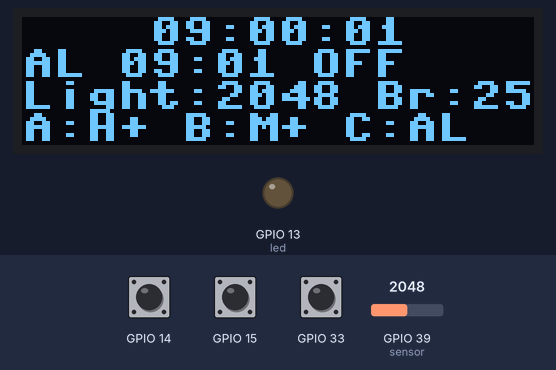
Simulated run of this program. Board: ESP32 board running MicroPython. On the bench: 128×32 one-colour display, output pins drawn as LEDs (lit = HIGH). The test bench sets the inputs (shaded band); at power-on: GPIO 14 HIGH, GPIO 39 (sensor) = 2048, GPIO 15 HIGH, GPIO 33 HIGH (analog values on the 0–4095 scale). The clock reads 2024-03-15 10:24:30 at power-on unless the program sets it; what the program prints to the serial console is not drawn.

Above: at 1.2 s.
1.3 s: GPIO 14 pulled LOW for 0.15 s
At 2.8 s:
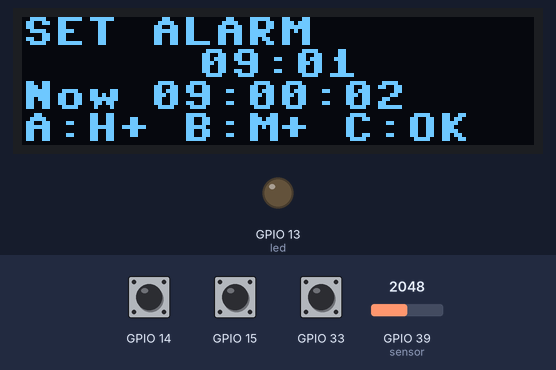
4.4 s: GPIO 14 pulled LOW for 1 s
At 5.8 s:
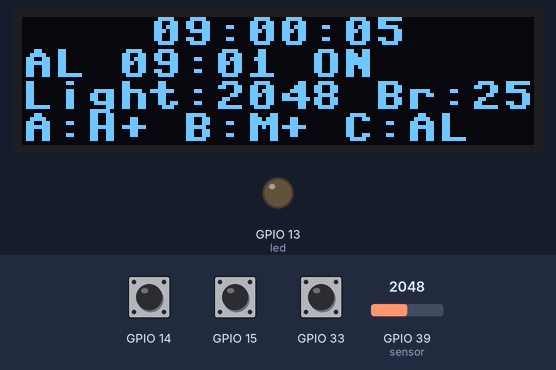
8.4 s: GPIO 39 (sensor) set to 215
At 8.68 s:
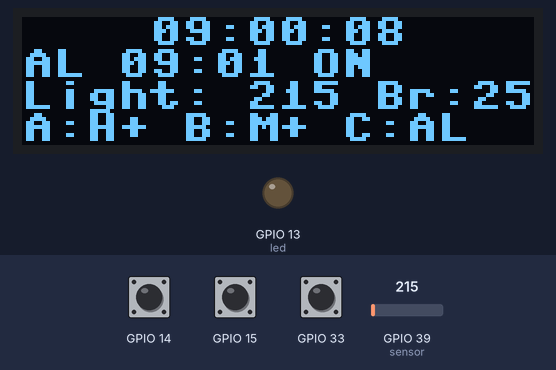
9.9 s: GPIO 15 pulled LOW for 0.15 s
At 10.8 s:
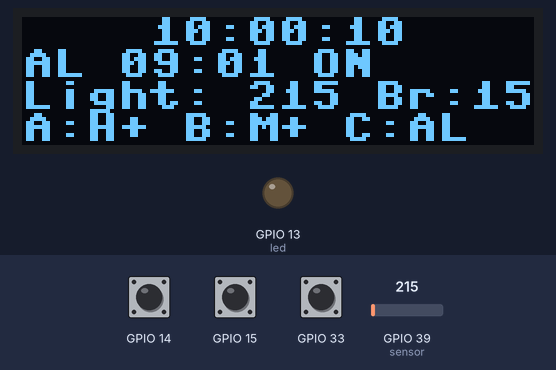
11.5 s: GPIO 33 pulled LOW for 0.15 s
At 12.7 s:
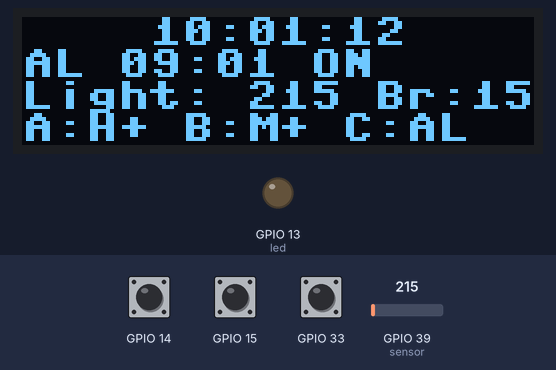
13.5 s: GPIO 15 pulled LOW for 1 s
At 14.3 s:
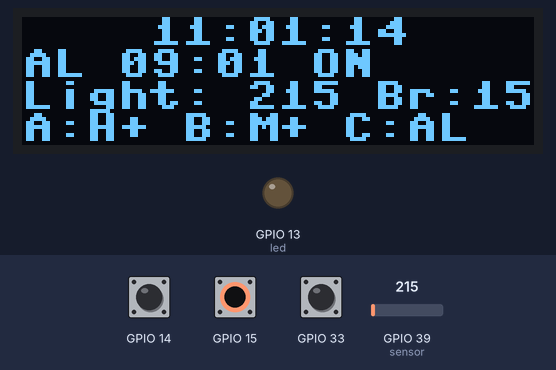
Timing chart, 0 to 16.5 s (numbered marks = the images above; inputs shaded):
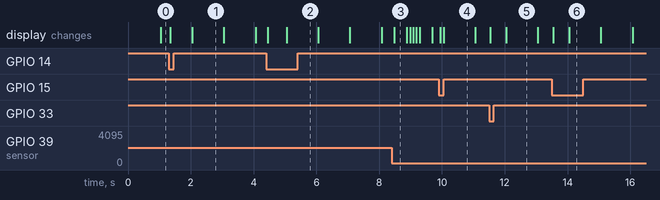

Measured:
- after the input at 1.3 s, the display: first changes after 0.05 s (image 1 shows a later state)
- after the input at 4.4 s, the display: first changes after 0.05 s (image 2 shows a later state)
- after the input at 8.4 s, the display: changes after 0.08 s (image 3)
- what the display in image 1 shows lasts 1.0 s, from 2.1 s to 3.1 s
- what the display in image 3 shows lasts 0.4 s, from 8.5 s to 8.9 s

The program:

lab3_check4.py
```python
from machine import Pin, I2C, RTC, ADC, PWM
import time
import ssd1306

CHECKPOINT = 4
AUTO_BRIGHTNESS = True
SDA_PIN = 22
SCL_PIN = 20
BUTTON_A_PIN = 15
BUTTON_B_PIN = 33
BUTTON_C_PIN = 14
LIGHT_PIN = 39  # A3
LED_PIN = 13
PIEZO_PIN = 27

OLED_WIDTH = 128
OLED_HEIGHT = 32
OLED_ADDR = 0x3C
I2C_FREQ = 400000
DEBOUNCE_MS = 30
DISPLAY_MS = 100
LIGHT_SAMPLE_MS = 50
LIGHT_PRINT_MS = 500
ALARM_CHECK_MS = 50
ALARM_PULSE_MS = 250
ALARM_FREQ = 2000
ALARM_DUTY = 32768
ALARM_HOUR = 9
ALARM_MINUTE = 1
FIXED_CONTRAST = 180

# Provisional Check2 calibration; replace with measured dark/bright readings.
LIGHT_DARK = 0
LIGHT_BRIGHT = 350
CONTRAST_MIN = 4
CONTRAST_MAX = 255
SMOOTHING_ALPHA = 0.25

# Fixed group setting: Wednesday, 2026-09-30, 09:00:00 on every startup.
START_TIME = (2026, 9, 30, 2, 9, 0, 0, 0)


def date_text(current):
    return "%04d-%02d-%02d" % (current[0], current[1], current[2])


def time_text(current):
    return "%02d:%02d:%02d" % (current[4], current[5], current[6])


class DebouncedButton:
    """Confirm a stable input in the main loop after a GPIO interrupt."""

    def __init__(self, name, number):
        self.name = name
        self.pin = Pin(number, Pin.IN, Pin.PULL_UP)
        self.pin.irq(handler=None)
        self.state = self.pin.value()
        self.candidate = self.state
        self.since = time.ticks_ms()
        self.pending = True
        self.debouncing = False
        self.initializing = True
        self.callback = self._on_edge

    def _on_edge(self, pin):
        # Keep the callback short; do all timing and actions in the main loop.
        if not self.pending:
            self.pending = True
            pin.irq(handler=None)

    def _arm(self):
        self.pin.irq(
            trigger=Pin.IRQ_FALLING | Pin.IRQ_RISING,
            handler=self.callback
        )
        # Recover an edge that occurred while this pin's interrupt was masked.
        if self.pin.value() != self.state:
            self.callback(self.pin)

    def update(self, now):
        # Return 0 for a confirmed press, 1 for release, or None for no event.
        if not self.pending:
            return None

        current = self.pin.value()
        if not self.debouncing:
            self.candidate = current
            self.since = now
            self.debouncing = True
        elif current != self.candidate:
            self.candidate = current
            self.since = now

        if time.ticks_diff(now, self.since) < DEBOUNCE_MS:
            return None

        event = None
        if not self.initializing and self.candidate != self.state:
            event = self.candidate

        # Establish the initial state without treating a held startup button
        # as a new press. Release it and press again to perform an action.
        self.state = self.candidate
        self.initializing = False
        self.debouncing = False
        self.pending = False
        self._arm()
        return event

    def close(self):
        self.pin.irq(handler=None)


class AmbientLight:
    """Read the light sensor and smoothly adjust the OLED contrast."""

    def __init__(self, sensor, display):
        self.sensor = sensor
        self.display = display
        self.raw = 0
        self.filtered = None
        self.contrast = None

    def update(self):
        self.raw = self.sensor.read()
        if self.filtered is None:
            self.filtered = self.raw
        else:
            self.filtered += SMOOTHING_ALPHA * (self.raw - self.filtered)

        # Also supports sensors whose reading decreases in brighter light:
        # enter the actual dark/bright readings, even if DARK > BRIGHT.
        level = (self.filtered - LIGHT_DARK) / (LIGHT_BRIGHT - LIGHT_DARK)
        level = max(0.0, min(1.0, level))
        target = int(CONTRAST_MIN + level * (CONTRAST_MAX - CONTRAST_MIN) + 0.5)
        if target != self.contrast:
            self.display.contrast(target)
            self.contrast = target


def rtc_seconds(current):
    # RTC.datetime and time.mktime use different tuple field orders.
    return time.mktime((current[0], current[1], current[2],
                        current[4], current[5], current[6], current[3], 0))


class Alarm:
    def __init__(self, led, piezo):
        self.led = led
        self.piezo = piezo
        self.hour = ALARM_HOUR
        self.minute = ALARM_MINUTE
        self.enabled = False
        self.ringing = False
        self.due = None
        self.on_phase = False
        self.next_pulse = 0
        self._outputs(False)

    def _outputs(self, active):
        self.led.value(1 if active else 0)
        self.piezo.duty_u16(ALARM_DUTY if active else 0)
        self.on_phase = active

    def stop(self):
        self.enabled = False
        self.ringing = False
        self.due = None
        self._outputs(False)

    def arm(self, current):
        self.stop()
        target = list(current)
        target[4], target[5], target[6], target[7] = self.hour, self.minute, 0, 0
        self.due = rtc_seconds(target)
        if self.due <= rtc_seconds(current):
            self.due += 24 * 60 * 60
            day = "tomorrow"
        else:
            day = "today"
        self.enabled = True
        print("Alarm ON: %02d:%02d:00 (%s)" % (self.hour, self.minute, day))

    def clock_changed(self, current):
        # An intentional clock adjustment is not elapsed time.
        if self.enabled:
            self.arm(current)

    def update(self, current, now):
        # Crossing a deadline still triggers if I2C delayed an iteration.
        if self.enabled and rtc_seconds(current) >= self.due:
            self.enabled = False
            self.due = None
            self.ringing = True
            self._outputs(True)
            self.next_pulse = time.ticks_add(now, ALARM_PULSE_MS)
            print("ALARM! Press any OLED button to stop.")
            return True

        if self.ringing and time.ticks_diff(now, self.next_pulse) >= 0:
            self._outputs(not self.on_phase)
            self.next_pulse = time.ticks_add(now, ALARM_PULSE_MS)
        return False


class Watch:
    def __init__(self, rtc, display, alarm, ambient=None):
        self.rtc = rtc
        self.display = display
        self.alarm = alarm
        self.ambient = ambient
        self.editing = False
        self.last_frame = None
        self.last_printed_time = None

    def on_press(self, name):
        if name not in ("A", "B", "C"):
            return False

        if self.alarm.ringing:
            self.alarm.stop()
            self.editing = False
            print("Alarm stopped; OFF. Open the editor to set it again.")
            return True  # Consume this press; do not also change the clock.

        if name == "C":
            if self.editing:
                self.alarm.arm(self.rtc.datetime())
                self.editing = False
            else:
                # Pause a previously armed alarm while changing its time.
                self.alarm.stop()
                self.editing = True
                print("SET ALARM - A: hour +1; B: minute +1; C: save/ON")
            return True

        if self.editing:
            if name == "A":
                self.alarm.hour = (self.alarm.hour + 1) % 24
            else:
                self.alarm.minute = (self.alarm.minute + 1) % 60
            print("Alarm setting: %02d:%02d" % (self.alarm.hour, self.alarm.minute))
            return True

        current = list(self.rtc.datetime())
        field, limit = (4, 24) if name == "A" else (5, 60)
        current[field] = (current[field] + 1) % limit
        self.rtc.datetime(tuple(current))
        self.alarm.clock_changed(self.rtc.datetime())
        print("Time adjusted:", time_text(current))
        return True

    def draw(self):
        current = self.rtc.datetime()
        light = (self.ambient.raw, self.ambient.contrast) if self.ambient else ()
        frame = current[:7] + (self.editing, self.alarm.hour, self.alarm.minute,
                               self.alarm.enabled, self.alarm.ringing) + light
        if frame == self.last_frame:
            return False

        self.display.fill(0)
        if self.alarm.ringing:
            self.display.text("ALARM!", 40, 0, 1)
            self.display.text(time_text(current), 32, 8, 1)
            self.display.text("Set %02d:%02d" %
                              (self.alarm.hour, self.alarm.minute), 0, 16, 1)
            self.display.text("Any key: stop", 0, 24, 1)
        elif self.editing:
            self.display.text("SET ALARM", 0, 0, 1)
            self.display.text("%02d:%02d" %
                              (self.alarm.hour, self.alarm.minute), 44, 8, 1)
            self.display.text("Now " + time_text(current), 0, 16, 1)
            self.display.text("A:H+ B:M+ C:OK", 0, 24, 1)
        else:
            self.display.text(time_text(current), 32, 0, 1)
            self.display.text("AL %02d:%02d %s" %
                              (self.alarm.hour, self.alarm.minute,
                               "ON" if self.alarm.enabled else "OFF"), 0, 8, 1)
            if self.ambient:
                self.display.text("Light:%4d Br:%3d" %
                                  (self.ambient.raw, self.ambient.contrast), 0, 16, 1)
            else:
                self.display.text(date_text(current), 0, 16, 1)
            self.display.text("A:H+ B:M+ C:AL", 0, 24, 1)
        self.display.show()
        self.last_frame = frame
        if current[:7] != self.last_printed_time:
            print("Time:", date_text(current), time_text(current))
            self.last_printed_time = current[:7]
        return True


def main():
    used_pins = (SDA_PIN, SCL_PIN, BUTTON_A_PIN, BUTTON_B_PIN, BUTTON_C_PIN,
                 LED_PIN, PIEZO_PIN)
    if AUTO_BRIGHTNESS:
        used_pins += (LIGHT_PIN,)
    if len(set(used_pins)) != len(used_pins):
        raise ValueError("Screen, buttons, light sensor and alarm need separate GPIOs")
    if AUTO_BRIGHTNESS and LIGHT_DARK == LIGHT_BRIGHT:
        raise ValueError("LIGHT_DARK and LIGHT_BRIGHT must be different")
    if AUTO_BRIGHTNESS and not 0 <= CONTRAST_MIN < CONTRAST_MAX <= 255:
        raise ValueError("Contrast settings must satisfy 0 <= MIN < MAX <= 255")

    buttons = []
    piezo = None
    led = Pin(LED_PIN, Pin.OUT, value=0)
    try:
        piezo = PWM(Pin(PIEZO_PIN), freq=ALARM_FREQ, duty_u16=0)
        rtc = RTC()
        rtc.datetime(START_TIME)
        i2c = I2C(0, sda=Pin(SDA_PIN), scl=Pin(SCL_PIN), freq=I2C_FREQ)
        devices = i2c.scan()
        print("I2C devices:", [hex(address) for address in devices])
        if OLED_ADDR not in devices:
            raise OSError("OLED 0x3C not found; check power, SDA=22 and SCL=20")
        display = ssd1306.SSD1306_I2C(OLED_WIDTH, OLED_HEIGHT, i2c, addr=OLED_ADDR)
        ambient = None
        if AUTO_BRIGHTNESS:
            sensor = ADC(Pin(LIGHT_PIN))
            sensor.atten(ADC.ATTN_11DB)
            sensor.width(ADC.WIDTH_12BIT)
            ambient = AmbientLight(sensor, display)
            ambient.update()
        else:
            display.contrast(FIXED_CONTRAST)

        alarm = Alarm(led, piezo)
        watch = Watch(rtc, display, alarm, ambient)
        for name, number in (("A", BUTTON_A_PIN),
                             ("B", BUTTON_B_PIN), ("C", BUTTON_C_PIN)):
            buttons.append(DebouncedButton(name, number))

        print("LAB3 CHECK%d - Clock and OLED alarm" % CHECKPOINT)
        print("CLOCK: A hour+; B minute+; C alarm editor")
        print("ALARM: A hour+; B minute+; C save/ON; any button stops ringing")
        if ambient:
            print("Auto brightness: GPIO%d; dark=%d, bright=%d" %
                  (LIGHT_PIN, LIGHT_DARK, LIGHT_BRIGHT))

        now = time.ticks_ms()
        next_draw = next_alarm_check = next_print = now
        next_sample = time.ticks_add(now, LIGHT_SAMPLE_MS)
        while True:
            now = time.ticks_ms()
            was_ringing = alarm.ringing
            for button in buttons:
                event = button.update(now)
                if event is not None:
                    if event == 0:
                        print("Button %s pressed: 0" % button.name)
                        # Simultaneous stop presses must not also edit time.
                        if was_ringing and not alarm.ringing:
                            continue
                        if watch.on_press(button.name):
                            next_draw = now
                    else:
                        print("Button %s released: 1" % button.name)

            now = time.ticks_ms()
            if ambient and time.ticks_diff(now, next_sample) >= 0:
                next_sample = time.ticks_add(now, LIGHT_SAMPLE_MS)
                ambient.update()
            if time.ticks_diff(now, next_alarm_check) >= 0:
                next_alarm_check = time.ticks_add(now, ALARM_CHECK_MS)
                if alarm.update(rtc.datetime(), now):
                    next_draw = now
            if time.ticks_diff(now, next_draw) >= 0:
                next_draw = time.ticks_add(now, DISPLAY_MS)
                watch.draw()
            if ambient and time.ticks_diff(now, next_print) >= 0:
                next_print = time.ticks_add(now, LIGHT_PRINT_MS)
                print("Light:", ambient.raw, "Contrast:", ambient.contrast)
            time.sleep_ms(2)
    except KeyboardInterrupt:
        print("Stopped")
    finally:
        for button in buttons:
            button.close()
        led.value(0)
        if piezo is not None:
            piezo.duty_u16(0)
            piezo.deinit()
        Pin(PIEZO_PIN, Pin.OUT, value=0)


# main.py starts the program with just one import.
main()
```
